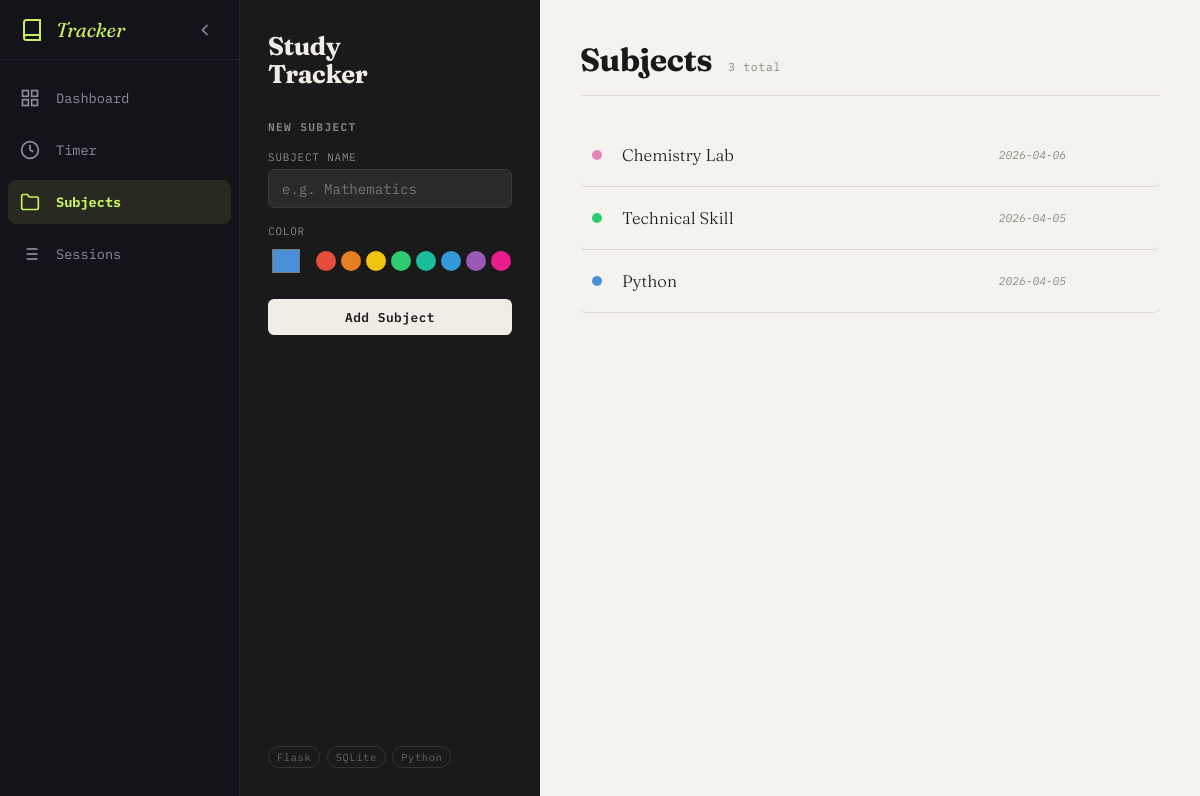
The app's page /, older data.
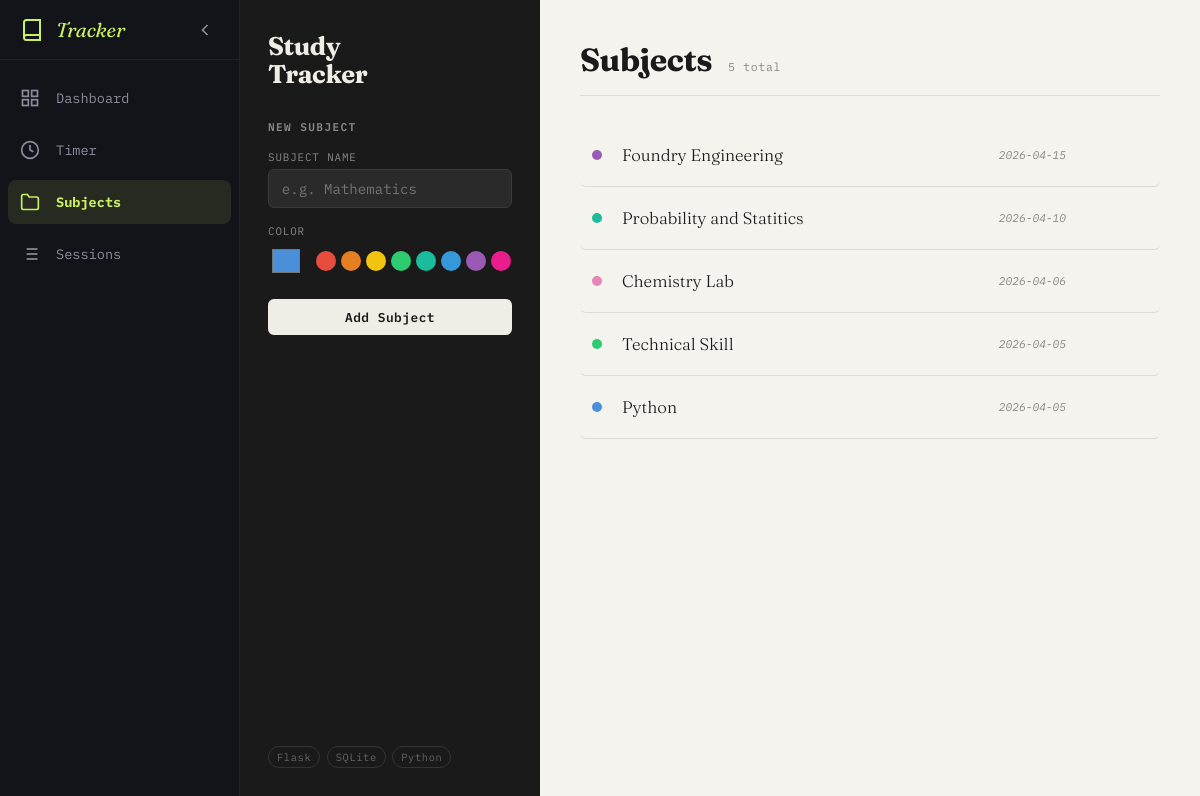
The same page, newer data.
### tables this page shows
CREATE TABLE subjects (
    id         INTEGER PRIMARY KEY AUTOINCREMENT,
    name       TEXT    NOT NULL UNIQUE,          -- no duplicate subject names
    color      TEXT    NOT NULL DEFAULT '#4A90D9' -- hex color for UI
                       CHECK (color LIKE '#______'),  -- must be valid hex (#rrggbb)
    created_at DATETIME DEFAULT CURRENT_TIMESTAMP
);

### app.py (the view)
@app.route("/")
def index():
    conn = get_db()
    subjects = conn.execute(
        "SELECT * FROM subjects ORDER BY created_at DESC"
    ).fetchall()
    conn.close()
    return render_template("subjects.html", subjects=subjects)

### database.py (called while the page is built)
def get_db():
    conn = sqlite3.connect(DATABASE)
    conn.row_factory = sqlite3.Row
    conn.execute("PRAGMA foreign_keys = ON")
    return conn

### templates/subjects.html (shortened to what this page needs)
{% extends "base.html" %}
{% block styles %}
  <link rel="stylesheet" href="{{ url_for('static', filename='subjects.css') }}"/>
  <link rel="stylesheet" href="{{ url_for('static', filename='mini-timer.css') }}"/>
{% endblock %}
{% block content %}
  <div class="subjects-layout">
    <aside class="subjects-sidebar">
      <div class="brand">Study<br/>Tracker</div>
      <form id="subjectForm" action="/subjects/add" method="POST">
        <h2 id="formTitle">New Subject</h2>
        <label for="name">Subject name</label>
        <input id="name" name="name" type="text"
               placeholder="e.g. Mathematics" required autocomplete="off"/>
        <label for="color">Color</label>
        <div class="color-row">
          <input id="color" name="color" type="color" value="#4A90D9"/>
          <div class="swatches">
            {% for c in ["#e74c3c","#e67e22","#f1c40f","#2ecc71","#1abc9c","#3498db","#9b59b6","#e91e8c"] %}
              <button type="button" class="swatch" style="background:{{c}}"
                      data-color="{{c}}" title="{{c}}"></button>
            {% endfor %}
          </div>
        </div>
        <div class="form-actions">
          <button type="submit" id="submitBtn">Add Subject</button>
        </div>
      </form>
      <div class="sidebar-footer">
        <span class="pill">Flask</span>
        <span class="pill">SQLite</span>
        <span class="pill">Python</span>
      </div>
    </aside>
    <main class="main">
      <header class="main-header">
        <h1>Subjects</h1>
        <span class="count">{{ subjects|length }} total</span>
      </header>
      {% if subjects %}
        <ul class="subject-list">
          {% for s in subjects %}
            <li class="subject-row" style="--accent: {{ s['color'] }}"
                data-id="{{ s['id'] }}"
                data-name="{{ s['name'] }}"
                data-color="{{ s['color'] }}">
              <span class="dot"></span>
              <span class="subject-name">{{ s['name'] }}</span>
              <span class="subject-date">
                {{ s['created_at'][:10] }}
              </span>
            </li>
          {% endfor %}
        </ul>
      {% else %}
        <div class="empty">
          <div class="empty-icon">📚</div>
          <p>No subjects yet.<br/>Add your first one →</p>
        </div>
      {% endif %}
    </main>
  </div>
{% endblock %}

### templates/base.html (shortened to what this page needs)
<!DOCTYPE html>
<html lang="en">
<head>
  <link rel="stylesheet" href="{{ url_for('static', filename='sidebar.css') }}"/>
  {% block styles %}{% endblock %}
</head>
<body>
  <div class="app-container">
    <aside class="global-sidebar" id="globalSidebar">
      <div class="sidebar-header">
        <a href="/" class="brand-logo" title="Study Tracker">
          <svg viewBox="0 0 24 24" fill="none" stroke="currentColor" stroke-width="2">
            <path d="M4 19.5A2.5 2.5 0 0 1 6.5 17H20"/>
            <path d="M6.5 2H20v20H6.5A2.5 2.5 0 0 1 4 19.5v-15A2.5 2.5 0 0 1 6.5 2z"/>
          </svg>
          <span class="brand-text">Tracker</span>
        </a>
        <button class="toggle-btn" id="sidebarToggle" title="Toggle Sidebar">
          <svg viewBox="0 0 24 24" fill="none" class="toggle-icon" stroke="currentColor" stroke-width="2">
            <path d="M15 18l-6-6 6-6"/>
          </svg>
        </button>
      </div>
      <nav class="sidebar-nav">
        <a href="/dashboard" class="nav-item {{ 'active' if request.path == '/dashboard' else '' }}" title="Dashboard">
          <svg viewBox="0 0 24 24" fill="none" stroke="currentColor" stroke-width="2">
            <rect x="3" y="3" width="7" height="7"></rect>
            <rect x="14" y="3" width="7" height="7"></rect>
            <rect x="14" y="14" width="7" height="7"></rect>
            <rect x="3" y="14" width="7" height="7"></rect>
          </svg>
          <span class="nav-text">Dashboard</span>
        </a>
        <a href="/timer" class="nav-item {{ 'active' if request.path == '/timer' else '' }}" title="Timer">
          <svg viewBox="0 0 24 24" fill="none" stroke="currentColor" stroke-width="2">
            <circle cx="12" cy="12" r="10"></circle>
            <polyline points="12 6 12 12 16 14"></polyline>
          </svg>
          <span class="nav-text">Timer</span>
        </a>
        <a href="/" class="nav-item {{ 'active' if request.path == '/' else '' }}" title="Subjects">
          <svg viewBox="0 0 24 24" fill="none" stroke="currentColor" stroke-width="2">
            <path d="M22 19a2 2 0 0 1-2 2H4a2 2 0 0 1-2-2V5a2 2 0 0 1 2-2h5l2 3h9a2 2 0 0 1 2 2z"></path>
          </svg>
          <span class="nav-text">Subjects</span>
        </a>
        <a href="/sessions" class="nav-item {{ 'active' if request.path == '/sessions' else '' }}" title="Sessions">
          <span class="nav-text">Sessions</span>
        </a>
      </nav>
    </aside>
    <main class="app-main">
      {% block content %}{% endblock %}
    </main>
  </div>
</body>
</html>

### static/sidebar.css (style rules this page uses)
:root { --sidebar-bg: #13131a; --sidebar-border: #22222e; --sidebar-hover: rgba(255, 255, 255, 0.05); --sidebar-active-bg: rgba(200, 240, 96, 0.1); --sidebar-active-text: #c8f060; --sidebar-text: #8e8d9c; --sidebar-width: 240px; --sidebar-collapsed-width: 70px; --sidebar-transition: 0.3s cubic-bezier(0.2, 0.8, 0.2, 1); --app-bg: #0c0c0f; }
body { margin: 0; padding: 0; background: var(--app-bg); overflow-x: hidden; }
.app-container { display: flex; min-height: 100vh; width: 100vw; }
.app-main { flex: 1; display: flex; flex-direction: column; min-width: 0; }
.global-sidebar { width: var(--sidebar-width); background: var(--sidebar-bg); border-right: 1px solid var(--sidebar-border); display: flex; flex-direction: column; transition: width var(--sidebar-transition); flex-shrink: 0; z-index: 100; }
.sidebar-header { height: 60px; display: flex; align-items: center; justify-content: space-between; padding: 0 1.25rem; border-bottom: 1px solid var(--sidebar-border); overflow: hidden; }
.brand-logo { display: flex; align-items: center; gap: 0.75rem; text-decoration: none; color: var(--sidebar-active-text); font-family: var(--serif, "Instrument Serif", Georgia, serif); font-size: 1.25rem; font-style: italic; white-space: nowrap; }
.brand-logo svg { width: 24px; height: 24px; flex-shrink: 0; }
.toggle-btn { background: transparent; border: none; color: var(--sidebar-text); cursor: pointer; padding: 0.25rem; display: flex; align-items: center; justify-content: center; border-radius: 6px; transition: background 0.2s, color 0.2s; }
.toggle-icon { width: 20px; height: 20px; transition: transform var(--sidebar-transition); }
.sidebar-nav { padding: 1rem 0.5rem; display: flex; flex-direction: column; gap: 0.5rem; overflow-y: auto; overflow-x: hidden; }
.nav-item { display: flex; align-items: center; gap: 1rem; padding: 0.75rem; text-decoration: none; color: var(--sidebar-text); border-radius: 8px; transition: all 0.2s; white-space: nowrap; font-family: var(--mono, "Azeret Mono", monospace); font-size: 0.85rem; }
.nav-item svg { width: 20px; height: 20px; flex-shrink: 0; }
.nav-item.active { background: var(--sidebar-active-bg); color: var(--sidebar-active-text); font-weight: bold; }

Row changes from the older to the newer data that the page shows:
added subjects: name "Foundry Engineering", created_at "2026-04-15"
added subjects: name "Probability and Statitics", created_at "2026-04-10"
Text that changed along with them:
{{ subjects|length }}: "3" → "5"
